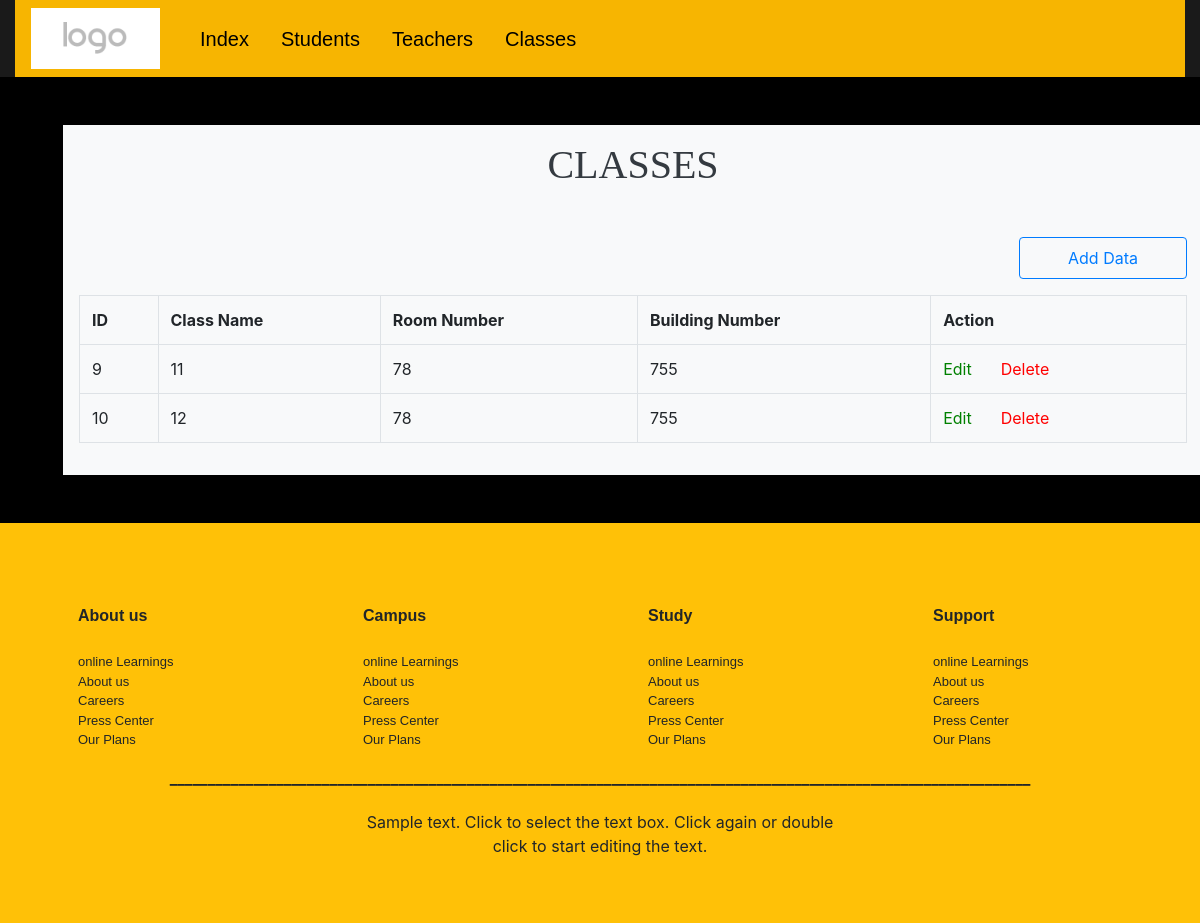
Screenshot of /class.php with the database file from the repository.
### tables this page shows
CREATE TABLE `classes` (
  `id` int(1) NOT NULL,
  `class_name` varchar(10) NOT NULL,
  `room_no` int(92) NOT NULL,
  `building_no` int(5) NOT NULL
);

### class.php (the view, shortened to what this page needs)
<?php
    include ("connect.php");
    $sql = "SELECT * FROM classes";
    $result = $conn->query($sql);
?>
<!DOCTYPE html>
<html lang="en">
<head>
    <link rel="stylesheet" href="assets/css/bootstrap.css">
    <link rel="stylesheet" href="assets/css/bootstrap.min.css">
    <link rel="stylesheet" href="assets/css/fontawesome.min.css">
</head>
<body style ="background-color:black;">
    <div style="background-color: #1A1A1A;">
        <?php include ("nav.php") ?>
    </div>
    <div class="container-fluid">
        <div class="m-5 shadow-lg bg-light p-3 container">
            <h1 class="text-center text-dark mb-5" style ="font-family:'fantasy';">CLASSES</h1>
            <a href="class_create.php"><button style = "float:right;" class="  btn pl-5 pr-5 pt-2 pb-2 btn-outline-primary mb-3">Add Data</button></a>
            <table class="table table-hover  table-bordered ">
                <tr>
                    <th>ID</th>
                    <th>Class Name</th>
                    <th>Room Number</th>
                    <th>Building Number</th>
                    <th>Action</th>
                </tr>
                <?php
                    if ($result->num_rows > 0){
                        while($row = $result->fetch_assoc()){
                ?>
                <tr>
                    <td><?php echo $row['id']; ?></td>
                    <td><?php echo $row['class_name']; ?></td>
                    <td><?php echo $row['room_no']; ?></td>
                    <td><?php echo $row['building_no']; ?></td>
                    <td>
                        <a style = "color:green;" href="class_edit.php?id=<?php echo $row['id']?>"> Edit</a>&nbsp;
                        <a style = "color:red;padding-left:20px;" href="class_delete.php?id=<?php echo $row['id']?>"> Delete</a>&nbsp;
                    </td>
                </tr>
                <?php
                        }
                    }
                ?>
            </table>
        </div>
    </div>
    <?php include ("fooTer.php"); ?>
</body>
</html>

### class.php (style rules this page uses)
a:link { text-decoration: none; }

### rows the page displays
classes: id "9", class_name "11", room_no "78", building_no "755"
classes: id "10", class_name "12", room_no "78", building_no "755"
